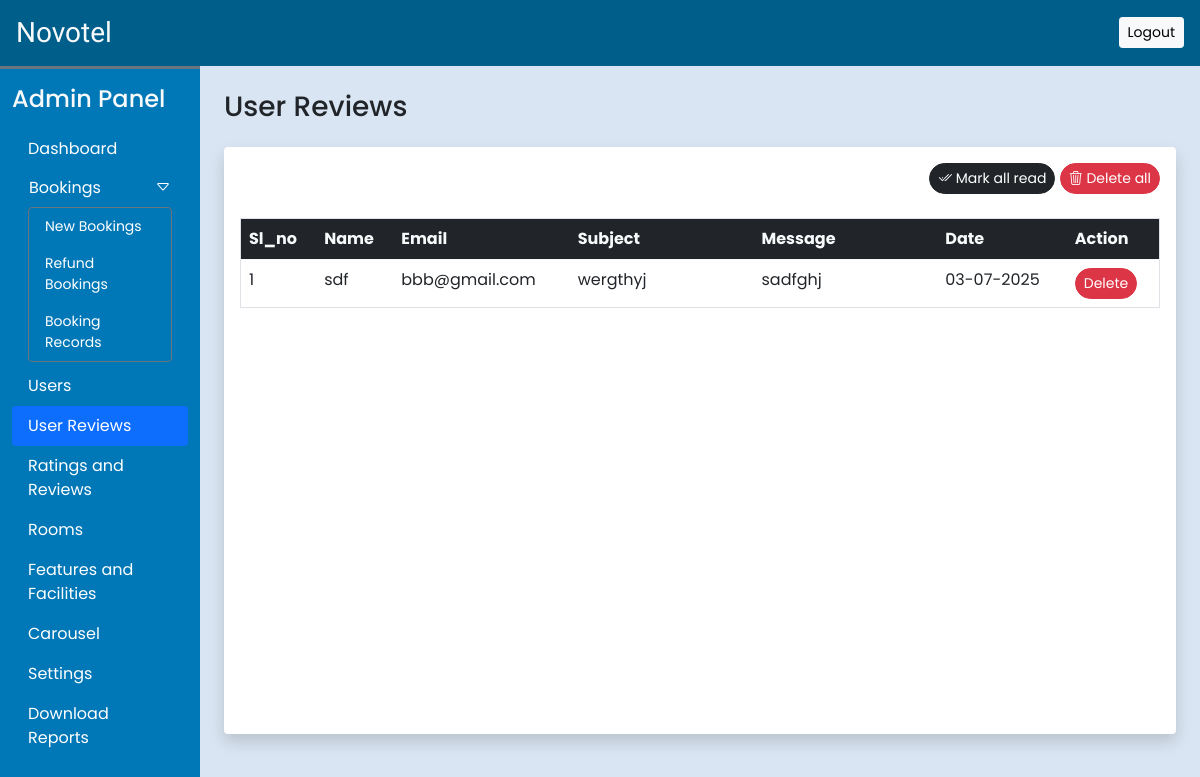
The app's page /admin/user_reviews.php (signed in) with its own data.
### tables this page shows
CREATE TABLE `user_reviews` (
  `sl_no` int(11) NOT NULL,
  `ur_name` varchar(50) NOT NULL,
  `ur_email` varchar(150) NOT NULL,
  `ur_subject` varchar(200) NOT NULL,
  `ur_message` varchar(500) NOT NULL,
  `ur_date` datetime NOT NULL DEFAULT current_timestamp(),
  `ur_seen` tinyint(4) NOT NULL DEFAULT 0
);

### admin/user_reviews.php (the view, shortened to what this page needs)
<!DOCTYPE html>
<html lang="en">
<head>
    <?php require('admin_components/link.php')?>
</head>
<body class="bg-light">
<?php require('admin_components/header.php')?>
<div class="container-fluid" id="main-content">
    <div class="row">
        <div class="col-lg-10 ms-auto p-4 overflow-hidden">
            <h3 class="mb-4">User Reviews</h3>
            <div class="card border-0 shadow mb-4">
                <div class="card-body">
                    <div class="text-end mb-4">
                        <a href="?ur_seen=all" class="btn btn-dark rounded-pill shadow-none btn-sm"><i class="bi bi-check2-all"></i> Mark all read</a>
                        <a href="?del=all" class="btn btn-danger rounded-pill shadow-none btn-sm"><i class="bi bi-trash3"></i> Delete all</a>
                    </div>
                    <div class="table-responsive-md" style="height: 500px; overflow-y: scroll;">
                        <table class="table table-hover border">
                            <thead class="sticky-top ">
                                <tr class="bg-dark text-light">
                                <th scope="col">Sl_no</th>
                                <th scope="col">Name</th>
                                <th scope="col">Email</th>
                                <th scope="col" width="20%">Subject</th>
                                <th scope="col" width="20%">Message</th>
                                <th scope="col">Date</th>
                                <th scope="col">Action</th>
                                </tr>
                            </thead>
                            <tbody>
                                <?php
                                    $q = "SELECT * FROM `user_reviews` ORDER BY `sl_no` DESC ";
                                    $data = mysqli_query($con,$q);
                                    $i = 1;
                                    while($row = mysqli_fetch_assoc(($data))) {
                                        $date = date('d-m-Y',strtotime($row['ur_date']));
                                        $ur_seen = '';
                                        $ur_seen.="<a href='?del=$row[sl_no]' class ='btn btn-sm rounded-pill btn-danger'>Delete</a>";
                                        echo<<<query
                                            <tr>
                                                <td>$i</td>
                                                <td>$row[ur_name]</td>
                                                <td>$row[ur_email]</td>
                                                <td>$row[ur_subject]</td>
                                                <td>$row[ur_message]</td>
                                                <td>$date</td>
                                                <td>$ur_seen</td>
                                            <tr>
                                        query;
                                        $i++;
                                    }
                                ?>
                            </tbody>
                        </table>
                    </div>
                </div>
            </div>
        </div>
    </div>
</div>
</body>
</html>

### admin/admin_css/common.css (style rules this page uses)
:root { --teal: rgb(91, 82, 220); --teal_hover:#279e8c; }
* { font-family: 'Poppins', sans-serif; }
.bg-light { background-color: #D9E5F2 !important; }

### records on screen
user_reviews: ur_name "sdf", ur_email "bbb@gmail.com", ur_subject "wergthyj", ur_message "sadfghj", ur_date "03-07-2025"
